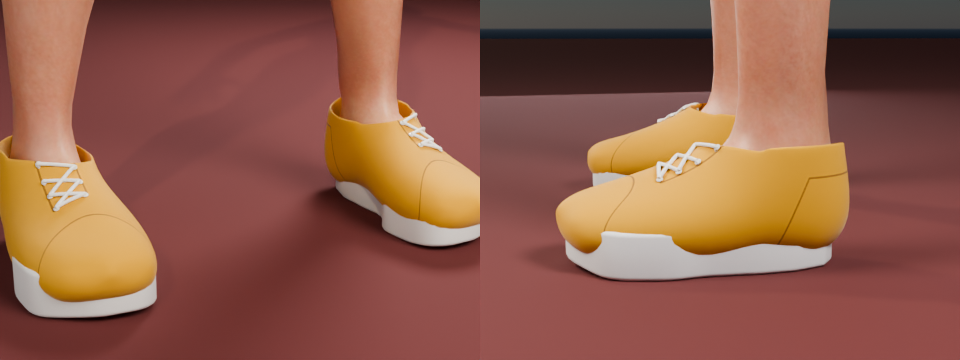

Source code (Python):
"""Run 015: trainers built by code (recipes/shoes.py) for the curly-haired boy.

Usage: python runs/015-shoes/shoes.py [width height samples]
Environment: TOP_AT, EASE, SMOOTH (upper), OUT.
"""
import json
import os
import sys
import time

import bpy

HERE = os.path.dirname(os.path.abspath(__file__))
sys.path.insert(0, os.path.dirname(os.path.dirname(HERE)))
from recipes import camera, color, human, lighting, looks, materials, render, shoes, stage, world  # noqa: E402

W, H, SAMPLES = (int(a) for a in sys.argv[1:4]) if len(sys.argv) > 3 else (480, 360, 16)
env = lambda k, d: type(d)(os.environ.get(k, d))
S = looks.CURLY_BOY_SLIDERS
YELLOW = (0.72, 0.36, 0.010)    # reference: yellow-orange canvas, white sole
WHITE = (0.80, 0.80, 0.78)

scene = stage.new_scene()
base_verts = human.morphed_base(**S)
started = time.time()
canvas = materials.fabric(YELLOW, name="Upper", thread=0.0007, on="garment", sheen=0.2)
upper = shoes.upper_spec(top_at=env("TOP_AT", 1.95), ease=env("EASE", 0.006), material=canvas,
                         smooth_shell=env("SMOOTH", 12))
# panels in the upper's own colour, shown by their seams (the reference has no white toe cap)
shoes.add_panels(canvas, shoes.foot_frames(base_verts), toe_cap=YELLOW, heel=YELLOW, eyestay=YELLOW,
                 seam=(0.30, 0.13, 0.01))
boy = human.build_human(scene, name="Boy", skin="young_caucasian_male", hair=None, eyes="green",
                        outfit=(upper,), **S)
materials.soften_skin(boy.data.materials[0])
rubber = materials.plain("Midsole", WHITE, 0.55)
info = {}
for side in ("L", "R"):
    _, info = shoes.sole(scene, base_verts, side, material=rubber, parent=boy)
upper_obj = next(o for o in boy.children if o.name == "Boy_upper")
lace_count = shoes.laces(scene, upper_obj, shoes.foot_frames(base_verts), parent=boy,
                         lace_material=materials.plain("Lace", (0.85, 0.85, 0.82), 0.7),
                         eyelet_material=materials.plain("Eyelet", (0.75, 0.75, 0.72), 0.3))
boy.location.z = shoes.SOLE_BELOW            # stand on the soles
build_seconds = round(time.time() - started, 1)

world.sky_world(scene, sun_elevation_deg=40.0, sun_rotation_deg=220.0, strength=0.006)
target = stage.empty_at(scene, "Feet", (0.0, -0.05, 0.05))
lighting.three_point(scene, target, (-0.6, -1.2, 0.3), key_power=env("KEY", 25.0), fill_ratio=0.35, rim_ratio=1.0,
                     distance=1.5, key_size=0.8)
bpy.ops.mesh.primitive_plane_add(size=20)
bpy.context.object.data.materials.append(materials.plain("Floor", (0.12, 0.025, 0.025), 0.95))
color.set_view(scene, "AgX", look="Medium High Contrast")
render.cycles_cpu(scene, width=W, height=H, samples=SAMPLES)
from PIL import Image  # noqa: E402
tiles = []
for label, eye in (("front", (-0.35, -0.75, 0.30)), ("side", (0.85, -0.10, 0.18))):
    for o in [o for o in scene.objects if o.type == "CAMERA"]:
        bpy.data.objects.remove(o, do_unlink=True)
    aim = stage.empty_at(scene, f"Aim_{label}", (0.08 if label == "side" else 0.0, -0.05, 0.05))
    camera.camera_at(scene, eye, aim, lens=70.0)
    path = os.path.join(HERE, f"shoes_{label}.png")
    render.render_to(scene, path)
    tiles.append(Image.open(path).convert("RGB"))
sheet = Image.new("RGB", (W * len(tiles), H))
for i, t in enumerate(tiles):
    sheet.paste(t, (W * i, 0))
sheet.save(os.environ.get("OUT") or os.path.join(HERE, "shoes.png"))
print("STATS " + json.dumps({"build_seconds": build_seconds, "render_seconds": round(time.time() - started - build_seconds), "laces": lace_count, **info}))
